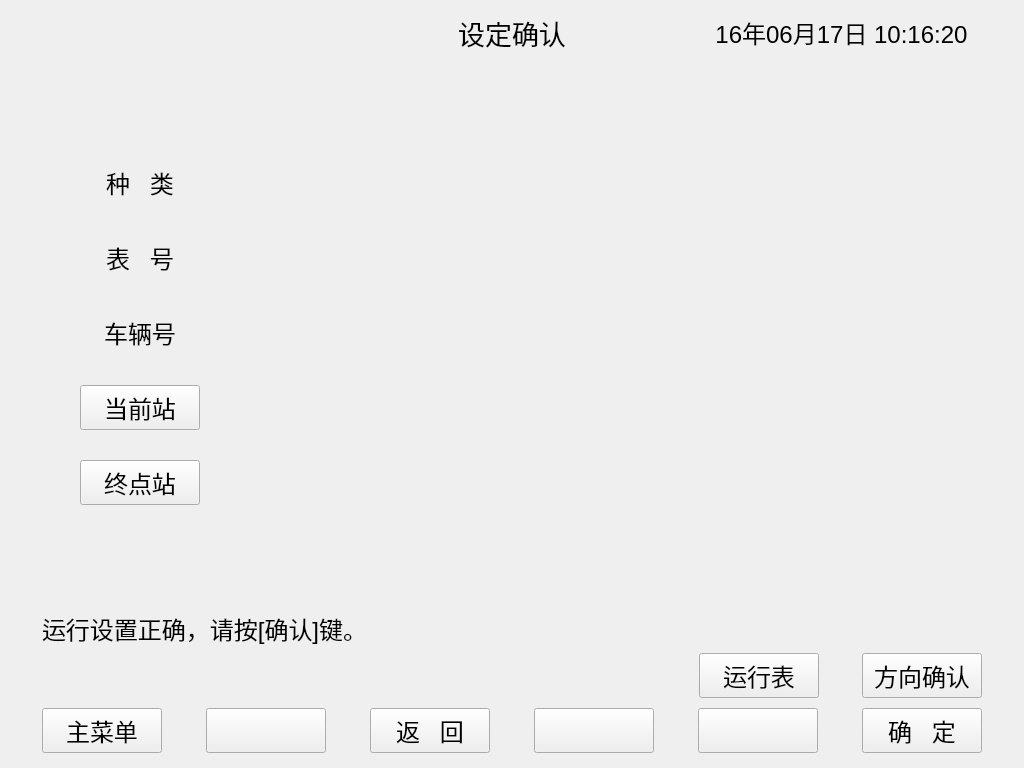
<?xml version="1.0" encoding="UTF-8"?>
<ui version="4.0">
 <class>initsetsure</class>
 <widget class="QDialog" name="initsetsure">
  <property name="geometry">
   <rect>
    <x>0</x>
    <y>0</y>
    <width>1024</width>
    <height>768</height>
   </rect>
  </property>
  <property name="windowTitle">
   <string>设定确认</string>
  </property>
  <widget class="QLabel" name="title">
   <property name="geometry">
    <rect>
     <x>10</x>
     <y>10</y>
     <width>345</width>
     <height>45</height>
    </rect>
   </property>
   <property name="sizePolicy">
    <sizepolicy hsizetype="Expanding" vsizetype="Expanding">
     <horstretch>0</horstretch>
     <verstretch>0</verstretch>
    </sizepolicy>
   </property>
   <property name="font">
    <font>
     <pointsize>18</pointsize>
    </font>
   </property>
   <property name="text">
    <string/>
   </property>
  </widget>
  <widget class="QPushButton" name="buttontback">
   <property name="geometry">
    <rect>
     <x>370</x>
     <y>708</y>
     <width>120</width>
     <height>45</height>
    </rect>
   </property>
   <property name="font">
    <font>
     <pointsize>18</pointsize>
    </font>
   </property>
   <property name="focusPolicy">
    <enum>Qt::NoFocus</enum>
   </property>
   <property name="text">
    <string>返   回</string>
   </property>
  </widget>
  <widget class="QPushButton" name="buttontemp2">
   <property name="geometry">
    <rect>
     <x>206</x>
     <y>708</y>
     <width>120</width>
     <height>45</height>
    </rect>
   </property>
   <property name="font">
    <font>
     <pointsize>18</pointsize>
    </font>
   </property>
   <property name="focusPolicy">
    <enum>Qt::NoFocus</enum>
   </property>
   <property name="text">
    <string/>
   </property>
  </widget>
  <widget class="QPushButton" name="buttontmainmenu">
   <property name="geometry">
    <rect>
     <x>42</x>
     <y>708</y>
     <width>120</width>
     <height>45</height>
    </rect>
   </property>
   <property name="font">
    <font>
     <pointsize>18</pointsize>
    </font>
   </property>
   <property name="focusPolicy">
    <enum>Qt::NoFocus</enum>
   </property>
   <property name="text">
    <string>主菜单</string>
   </property>
  </widget>
  <widget class="QPushButton" name="buttonruntable">
   <property name="geometry">
    <rect>
     <x>699</x>
     <y>653</y>
     <width>120</width>
     <height>45</height>
    </rect>
   </property>
   <property name="font">
    <font>
     <pointsize>18</pointsize>
    </font>
   </property>
   <property name="focusPolicy">
    <enum>Qt::NoFocus</enum>
   </property>
   <property name="text">
    <string>运行表</string>
   </property>
  </widget>
  <widget class="QPushButton" name="buttontemp5">
   <property name="geometry">
    <rect>
     <x>698</x>
     <y>708</y>
     <width>120</width>
     <height>45</height>
    </rect>
   </property>
   <property name="font">
    <font>
     <pointsize>18</pointsize>
    </font>
   </property>
   <property name="focusPolicy">
    <enum>Qt::NoFocus</enum>
   </property>
   <property name="text">
    <string/>
   </property>
  </widget>
  <widget class="QLabel" name="labelbuttonarea">
   <property name="geometry">
    <rect>
     <x>10</x>
     <y>703</y>
     <width>1004</width>
     <height>55</height>
    </rect>
   </property>
   <property name="text">
    <string/>
   </property>
  </widget>
  <widget class="QPushButton" name="buttonsure">
   <property name="geometry">
    <rect>
     <x>862</x>
     <y>708</y>
     <width>120</width>
     <height>45</height>
    </rect>
   </property>
   <property name="font">
    <font>
     <pointsize>18</pointsize>
    </font>
   </property>
   <property name="focusPolicy">
    <enum>Qt::NoFocus</enum>
   </property>
   <property name="text">
    <string>确   定</string>
   </property>
  </widget>
  <widget class="QLabel" name="labelmessage">
   <property name="geometry">
    <rect>
     <x>42</x>
     <y>608</y>
     <width>721</width>
     <height>40</height>
    </rect>
   </property>
   <property name="font">
    <font>
     <pointsize>18</pointsize>
    </font>
   </property>
   <property name="text">
    <string>运行设置正确，请按[确认]键。</string>
   </property>
   <property name="alignment">
    <set>Qt::AlignLeading|Qt::AlignLeft|Qt::AlignVCenter</set>
   </property>
  </widget>
  <widget class="QLabel" name="title_2">
   <property name="geometry">
    <rect>
     <x>355</x>
     <y>10</y>
     <width>314</width>
     <height>45</height>
    </rect>
   </property>
   <property name="sizePolicy">
    <sizepolicy hsizetype="Expanding" vsizetype="Expanding">
     <horstretch>0</horstretch>
     <verstretch>0</verstretch>
    </sizepolicy>
   </property>
   <property name="font">
    <font>
     <pointsize>20</pointsize>
    </font>
   </property>
   <property name="text">
    <string>设定确认</string>
   </property>
   <property name="alignment">
    <set>Qt::AlignCenter</set>
   </property>
  </widget>
  <widget class="QLabel" name="title_3">
   <property name="geometry">
    <rect>
     <x>669</x>
     <y>10</y>
     <width>345</width>
     <height>45</height>
    </rect>
   </property>
   <property name="sizePolicy">
    <sizepolicy hsizetype="Expanding" vsizetype="Expanding">
     <horstretch>0</horstretch>
     <verstretch>0</verstretch>
    </sizepolicy>
   </property>
   <property name="font">
    <font>
     <pointsize>18</pointsize>
    </font>
   </property>
   <property name="text">
    <string>16年06月17日 10:16:20</string>
   </property>
   <property name="alignment">
    <set>Qt::AlignCenter</set>
   </property>
  </widget>
  <widget class="QPushButton" name="buttontemp4">
   <property name="geometry">
    <rect>
     <x>534</x>
     <y>708</y>
     <width>120</width>
     <height>45</height>
    </rect>
   </property>
   <property name="font">
    <font>
     <pointsize>18</pointsize>
    </font>
   </property>
   <property name="focusPolicy">
    <enum>Qt::NoFocus</enum>
   </property>
   <property name="text">
    <string/>
   </property>
  </widget>
  <widget class="QPushButton" name="buttondirectionsure">
   <property name="geometry">
    <rect>
     <x>862</x>
     <y>653</y>
     <width>120</width>
     <height>45</height>
    </rect>
   </property>
   <property name="font">
    <font>
     <pointsize>18</pointsize>
    </font>
   </property>
   <property name="focusPolicy">
    <enum>Qt::NoFocus</enum>
   </property>
   <property name="text">
    <string>方向确认</string>
   </property>
  </widget>
  <widget class="QLabel" name="labelInitType">
   <property name="geometry">
    <rect>
     <x>80</x>
     <y>160</y>
     <width>120</width>
     <height>45</height>
    </rect>
   </property>
   <property name="font">
    <font>
     <pointsize>18</pointsize>
    </font>
   </property>
   <property name="text">
    <string>种   类</string>
   </property>
   <property name="alignment">
    <set>Qt::AlignCenter</set>
   </property>
  </widget>
  <widget class="QLabel" name="labelshowtype">
   <property name="geometry">
    <rect>
     <x>260</x>
     <y>160</y>
     <width>200</width>
     <height>45</height>
    </rect>
   </property>
   <property name="font">
    <font>
     <pointsize>18</pointsize>
    </font>
   </property>
   <property name="text">
    <string/>
   </property>
   <property name="alignment">
    <set>Qt::AlignCenter</set>
   </property>
  </widget>
  <widget class="QLabel" name="labelshowtableId">
   <property name="geometry">
    <rect>
     <x>260</x>
     <y>235</y>
     <width>200</width>
     <height>45</height>
    </rect>
   </property>
   <property name="font">
    <font>
     <pointsize>18</pointsize>
    </font>
   </property>
   <property name="text">
    <string/>
   </property>
   <property name="alignment">
    <set>Qt::AlignCenter</set>
   </property>
  </widget>
  <widget class="QLabel" name="labelInitTableId">
   <property name="geometry">
    <rect>
     <x>80</x>
     <y>235</y>
     <width>120</width>
     <height>45</height>
    </rect>
   </property>
   <property name="font">
    <font>
     <pointsize>18</pointsize>
    </font>
   </property>
   <property name="text">
    <string>表   号</string>
   </property>
   <property name="alignment">
    <set>Qt::AlignCenter</set>
   </property>
  </widget>
  <widget class="QLabel" name="labelshowcarId">
   <property name="geometry">
    <rect>
     <x>260</x>
     <y>310</y>
     <width>200</width>
     <height>45</height>
    </rect>
   </property>
   <property name="font">
    <font>
     <pointsize>18</pointsize>
    </font>
   </property>
   <property name="text">
    <string/>
   </property>
   <property name="alignment">
    <set>Qt::AlignCenter</set>
   </property>
  </widget>
  <widget class="QLabel" name="labelInitCarId">
   <property name="geometry">
    <rect>
     <x>80</x>
     <y>310</y>
     <width>120</width>
     <height>45</height>
    </rect>
   </property>
   <property name="font">
    <font>
     <pointsize>18</pointsize>
    </font>
   </property>
   <property name="text">
    <string>车辆号</string>
   </property>
   <property name="alignment">
    <set>Qt::AlignCenter</set>
   </property>
  </widget>
  <widget class="QLabel" name="labelshowcurstation">
   <property name="geometry">
    <rect>
     <x>260</x>
     <y>385</y>
     <width>200</width>
     <height>45</height>
    </rect>
   </property>
   <property name="font">
    <font>
     <pointsize>18</pointsize>
    </font>
   </property>
   <property name="text">
    <string/>
   </property>
   <property name="alignment">
    <set>Qt::AlignCenter</set>
   </property>
  </widget>
  <widget class="QLabel" name="labelshowendstation">
   <property name="geometry">
    <rect>
     <x>260</x>
     <y>460</y>
     <width>200</width>
     <height>45</height>
    </rect>
   </property>
   <property name="font">
    <font>
     <pointsize>18</pointsize>
    </font>
   </property>
   <property name="text">
    <string/>
   </property>
   <property name="alignment">
    <set>Qt::AlignCenter</set>
   </property>
  </widget>
  <widget class="QPushButton" name="buttoncurstation">
   <property name="geometry">
    <rect>
     <x>80</x>
     <y>385</y>
     <width>120</width>
     <height>45</height>
    </rect>
   </property>
   <property name="font">
    <font>
     <pointsize>18</pointsize>
    </font>
   </property>
   <property name="focusPolicy">
    <enum>Qt::NoFocus</enum>
   </property>
   <property name="text">
    <string>当前站</string>
   </property>
  </widget>
  <widget class="QPushButton" name="buttonendstation">
   <property name="geometry">
    <rect>
     <x>80</x>
     <y>460</y>
     <width>120</width>
     <height>45</height>
    </rect>
   </property>
   <property name="font">
    <font>
     <pointsize>18</pointsize>
    </font>
   </property>
   <property name="focusPolicy">
    <enum>Qt::NoFocus</enum>
   </property>
   <property name="text">
    <string>终点站</string>
   </property>
  </widget>
  <zorder>labelbuttonarea</zorder>
  <zorder>title</zorder>
  <zorder>buttontback</zorder>
  <zorder>buttontemp2</zorder>
  <zorder>buttontmainmenu</zorder>
  <zorder>buttonruntable</zorder>
  <zorder>buttontemp5</zorder>
  <zorder>buttonsure</zorder>
  <zorder>labelmessage</zorder>
  <zorder>title_2</zorder>
  <zorder>title_3</zorder>
  <zorder>buttontemp4</zorder>
  <zorder>buttondirectionsure</zorder>
  <zorder>labelInitType</zorder>
  <zorder>labelshowtype</zorder>
  <zorder>labelshowtableId</zorder>
  <zorder>labelInitTableId</zorder>
  <zorder>labelshowcarId</zorder>
  <zorder>labelInitCarId</zorder>
  <zorder>labelshowcurstation</zorder>
  <zorder>labelshowendstation</zorder>
  <zorder>buttoncurstation</zorder>
  <zorder>buttonendstation</zorder>
 </widget>
 <resources/>
 <connections/>
</ui>
